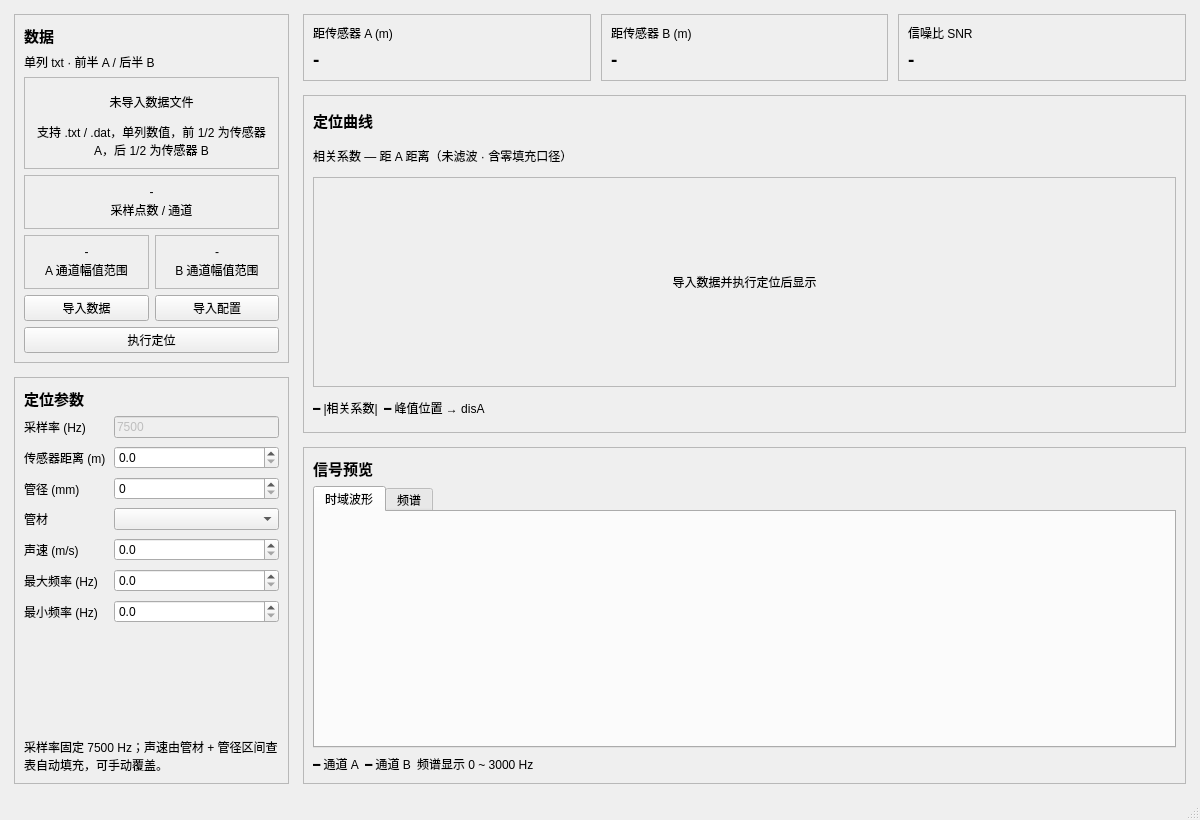
<?xml version="1.0" encoding="UTF-8"?>
<ui version="4.0">
 <class>MainWindow</class>
 <widget class="QMainWindow" name="MainWindow">
  <property name="geometry">
   <rect>
    <x>0</x>
    <y>0</y>
    <width>1200</width>
    <height>820</height>
   </rect>
  </property>
  <property name="minimumSize">
   <size>
    <width>1024</width>
    <height>700</height>
   </size>
  </property>
  <property name="windowTitle">
   <string>LeakAnalysis · 漏水相关定位系统</string>
  </property>
  <widget class="QWidget" name="centralWidget">
   <layout class="QVBoxLayout" name="rootLayout">
    <property name="spacing">
     <number>0</number>
    </property>
    <property name="leftMargin">
     <number>0</number>
    </property>
    <property name="topMargin">
     <number>0</number>
    </property>
    <property name="rightMargin">
     <number>0</number>
    </property>
    <property name="bottomMargin">
     <number>0</number>
    </property>
    <item>
     <layout class="QHBoxLayout" name="contentLayout">
      <property name="spacing">
       <number>14</number>
      </property>
      <property name="leftMargin">
       <number>14</number>
      </property>
      <property name="topMargin">
       <number>14</number>
      </property>
      <property name="rightMargin">
       <number>14</number>
      </property>
      <property name="bottomMargin">
       <number>14</number>
      </property>
      <item>
       <layout class="QVBoxLayout" name="leftColumnLayout" stretch="0,1">
        <property name="spacing">
         <number>14</number>
        </property>
        <property name="sizeConstraint">
         <enum>QLayout::SizeConstraint::SetMinimumSize</enum>
        </property>
        <item>
         <widget class="QFrame" name="dataCard">
          <property name="maximumSize">
           <size>
            <width>275</width>
            <height>16777215</height>
           </size>
          </property>
          <property name="frameShape">
           <enum>QFrame::Shape::StyledPanel</enum>
          </property>
          <property name="frameShadow">
           <enum>QFrame::Shadow::Raised</enum>
          </property>
          <layout class="QVBoxLayout" name="dataCardLayout">
           <item>
            <widget class="QLabel" name="dataTitle">
             <property name="font">
              <font>
               <pointsize>11</pointsize>
               <bold>true</bold>
              </font>
             </property>
             <property name="text">
              <string>数据</string>
             </property>
            </widget>
           </item>
           <item>
            <widget class="QLabel" name="dataSubtitle">
             <property name="text">
              <string>单列 txt · 前半 A / 后半 B</string>
             </property>
             <property name="wordWrap">
              <bool>true</bool>
             </property>
            </widget>
           </item>
           <item>
            <widget class="QFrame" name="fileBox">
             <property name="minimumSize">
              <size>
               <width>0</width>
               <height>92</height>
              </size>
             </property>
             <property name="frameShape">
              <enum>QFrame::Shape::StyledPanel</enum>
             </property>
             <property name="frameShadow">
              <enum>QFrame::Shadow::Sunken</enum>
             </property>
             <layout class="QVBoxLayout" name="fileBoxLayout">
              <item>
               <widget class="QLabel" name="fileNameLabel">
                <property name="text">
                 <string>未导入数据文件</string>
                </property>
                <property name="alignment">
                 <set>Qt::AlignmentFlag::AlignCenter</set>
                </property>
                <property name="wordWrap">
                 <bool>true</bool>
                </property>
               </widget>
              </item>
              <item>
               <widget class="QLabel" name="fileHintLabel">
                <property name="text">
                 <string>支持 .txt / .dat，单列数值，前 1/2 为传感器 A，后 1/2 为传感器 B</string>
                </property>
                <property name="alignment">
                 <set>Qt::AlignmentFlag::AlignCenter</set>
                </property>
                <property name="wordWrap">
                 <bool>true</bool>
                </property>
               </widget>
              </item>
             </layout>
            </widget>
           </item>
           <item>
            <layout class="QGridLayout" name="statsGrid">
             <property name="spacing">
              <number>6</number>
             </property>
             <item row="1" column="0">
              <widget class="QFrame" name="statAmpA">
               <property name="frameShape">
                <enum>QFrame::Shape::StyledPanel</enum>
               </property>
               <layout class="QVBoxLayout" name="statAmpALayout">
                <property name="spacing">
                 <number>2</number>
                </property>
                <item>
                 <widget class="QLabel" name="stAamp">
                  <property name="text">
                   <string>-</string>
                  </property>
                  <property name="alignment">
                   <set>Qt::AlignmentFlag::AlignCenter</set>
                  </property>
                  <property name="wordWrap">
                   <bool>true</bool>
                  </property>
                 </widget>
                </item>
                <item>
                 <widget class="QLabel" name="stAampCaption">
                  <property name="text">
                   <string>A 通道幅值范围</string>
                  </property>
                  <property name="alignment">
                   <set>Qt::AlignmentFlag::AlignCenter</set>
                  </property>
                  <property name="wordWrap">
                   <bool>true</bool>
                  </property>
                 </widget>
                </item>
               </layout>
              </widget>
             </item>
             <item row="1" column="1">
              <widget class="QFrame" name="statAmpB">
               <property name="frameShape">
                <enum>QFrame::Shape::StyledPanel</enum>
               </property>
               <layout class="QVBoxLayout" name="statAmpBLayout">
                <property name="spacing">
                 <number>2</number>
                </property>
                <item>
                 <widget class="QLabel" name="stBamp">
                  <property name="text">
                   <string>-</string>
                  </property>
                  <property name="alignment">
                   <set>Qt::AlignmentFlag::AlignCenter</set>
                  </property>
                  <property name="wordWrap">
                   <bool>true</bool>
                  </property>
                 </widget>
                </item>
                <item>
                 <widget class="QLabel" name="stBampCaption">
                  <property name="text">
                   <string>B 通道幅值范围</string>
                  </property>
                  <property name="alignment">
                   <set>Qt::AlignmentFlag::AlignCenter</set>
                  </property>
                  <property name="wordWrap">
                   <bool>true</bool>
                  </property>
                 </widget>
                </item>
               </layout>
              </widget>
             </item>
             <item row="0" column="0" colspan="2">
              <widget class="QFrame" name="statLength">
               <property name="frameShape">
                <enum>QFrame::Shape::StyledPanel</enum>
               </property>
               <layout class="QVBoxLayout" name="statLengthLayout">
                <property name="spacing">
                 <number>2</number>
                </property>
                <item>
                 <widget class="QLabel" name="stLen">
                  <property name="text">
                   <string>-</string>
                  </property>
                  <property name="alignment">
                   <set>Qt::AlignmentFlag::AlignCenter</set>
                  </property>
                 </widget>
                </item>
                <item>
                 <widget class="QLabel" name="stLenCaption">
                  <property name="text">
                   <string>采样点数 / 通道</string>
                  </property>
                  <property name="alignment">
                   <set>Qt::AlignmentFlag::AlignCenter</set>
                  </property>
                  <property name="wordWrap">
                   <bool>true</bool>
                  </property>
                 </widget>
                </item>
               </layout>
              </widget>
             </item>
            </layout>
           </item>
           <item>
            <layout class="QGridLayout" name="cardActionsGrid">
             <property name="spacing">
              <number>6</number>
             </property>
             <item row="0" column="0">
              <widget class="QPushButton" name="btnImportData">
               <property name="text">
                <string>导入数据</string>
               </property>
              </widget>
             </item>
             <item row="0" column="1">
              <widget class="QPushButton" name="btnImportCfg">
               <property name="text">
                <string>导入配置</string>
               </property>
              </widget>
             </item>
             <item row="1" column="0" colspan="2">
              <widget class="QPushButton" name="btnRun">
               <property name="text">
                <string>执行定位</string>
               </property>
              </widget>
             </item>
            </layout>
           </item>
          </layout>
         </widget>
        </item>
        <item>
         <widget class="QFrame" name="parameterCard">
          <property name="maximumSize">
           <size>
            <width>275</width>
            <height>16777215</height>
           </size>
          </property>
          <property name="frameShape">
           <enum>QFrame::Shape::StyledPanel</enum>
          </property>
          <property name="frameShadow">
           <enum>QFrame::Shadow::Raised</enum>
          </property>
          <layout class="QVBoxLayout" name="parameterCardLayout">
           <item>
            <widget class="QLabel" name="parameterTitle">
             <property name="font">
              <font>
               <pointsize>11</pointsize>
               <bold>true</bold>
              </font>
             </property>
             <property name="text">
              <string>定位参数</string>
             </property>
            </widget>
           </item>
           <item>
            <layout class="QFormLayout" name="parameterForm">
             <property name="fieldGrowthPolicy">
              <enum>QFormLayout::FieldGrowthPolicy::AllNonFixedFieldsGrow</enum>
             </property>
             <property name="labelAlignment">
              <set>Qt::AlignmentFlag::AlignLeading|Qt::AlignmentFlag::AlignLeft|Qt::AlignmentFlag::AlignVCenter</set>
             </property>
             <property name="horizontalSpacing">
              <number>8</number>
             </property>
             <property name="verticalSpacing">
              <number>8</number>
             </property>
             <item row="0" column="0">
              <widget class="QLabel" name="sampleRateLabel">
               <property name="text">
                <string>采样率 (Hz)</string>
               </property>
              </widget>
             </item>
             <item row="0" column="1">
              <widget class="QLineEdit" name="cfgSampleRate">
               <property name="enabled">
                <bool>false</bool>
               </property>
               <property name="text">
                <string>7500</string>
               </property>
              </widget>
             </item>
             <item row="1" column="0">
              <widget class="QLabel" name="distanceLabel">
               <property name="text">
                <string>传感器距离 (m)</string>
               </property>
              </widget>
             </item>
             <item row="1" column="1">
              <widget class="QDoubleSpinBox" name="cfgDis">
               <property name="decimals">
                <number>1</number>
               </property>
               <property name="maximum">
                <double>100000.000000000000000</double>
               </property>
              </widget>
             </item>
             <item row="3" column="0">
              <widget class="QLabel" name="materialLabel">
               <property name="text">
                <string>管材</string>
               </property>
              </widget>
             </item>
             <item row="3" column="1">
              <widget class="QComboBox" name="cfgMaterial">
               <property name="currentIndex">
                <number>-1</number>
               </property>
              </widget>
             </item>
             <item row="2" column="0">
              <widget class="QLabel" name="diameterLabel">
               <property name="text">
                <string>管径 (mm)</string>
               </property>
              </widget>
             </item>
             <item row="2" column="1">
              <widget class="QSpinBox" name="cfgDiam">
               <property name="maximum">
                <number>100000</number>
               </property>
              </widget>
             </item>
             <item row="4" column="0">
              <widget class="QLabel" name="velocityLabel">
               <property name="text">
                <string>声速 (m/s)</string>
               </property>
              </widget>
             </item>
             <item row="4" column="1">
              <widget class="QDoubleSpinBox" name="cfgVelo">
               <property name="decimals">
                <number>1</number>
               </property>
               <property name="maximum">
                <double>100000.000000000000000</double>
               </property>
              </widget>
             </item>
             <item row="5" column="0">
              <widget class="QLabel" name="freqMaxLabel">
               <property name="text">
                <string>最大频率 (Hz)</string>
               </property>
              </widget>
             </item>
             <item row="5" column="1">
              <widget class="QDoubleSpinBox" name="cfgFreqMax">
               <property name="decimals">
                <number>1</number>
               </property>
               <property name="maximum">
                <double>1000000.000000000000000</double>
               </property>
              </widget>
             </item>
             <item row="6" column="0">
              <widget class="QLabel" name="freqMinLabel">
               <property name="text">
                <string>最小频率 (Hz)</string>
               </property>
              </widget>
             </item>
             <item row="6" column="1">
              <widget class="QDoubleSpinBox" name="cfgFreqMin">
               <property name="decimals">
                <number>1</number>
               </property>
               <property name="maximum">
                <double>1000000.000000000000000</double>
               </property>
              </widget>
             </item>
            </layout>
           </item>
           <item>
            <spacer name="parameterSpacer">
             <property name="orientation">
              <enum>Qt::Orientation::Vertical</enum>
             </property>
             <property name="sizeHint" stdset="0">
              <size>
               <width>20</width>
               <height>20</height>
              </size>
             </property>
            </spacer>
           </item>
           <item>
            <widget class="QLabel" name="parameterHint">
             <property name="text">
              <string>采样率固定 7500 Hz；声速由管材 + 管径区间查表自动填充，可手动覆盖。</string>
             </property>
             <property name="wordWrap">
              <bool>true</bool>
             </property>
            </widget>
           </item>
          </layout>
         </widget>
        </item>
       </layout>
      </item>
      <item>
       <widget class="QWidget" name="rightColumn" native="true">
        <property name="sizePolicy">
         <sizepolicy hsizetype="Expanding" vsizetype="Preferred">
          <horstretch>1</horstretch>
          <verstretch>0</verstretch>
         </sizepolicy>
        </property>
        <layout class="QVBoxLayout" name="rightColumnLayout" stretch="0,1,1">
         <property name="spacing">
          <number>14</number>
         </property>
         <property name="leftMargin">
          <number>0</number>
         </property>
         <property name="topMargin">
          <number>0</number>
         </property>
         <property name="rightMargin">
          <number>0</number>
         </property>
         <property name="bottomMargin">
          <number>0</number>
         </property>
         <item>
          <layout class="QGridLayout" name="metricsLayout">
           <property name="spacing">
            <number>10</number>
           </property>
           <item row="0" column="1">
            <widget class="QFrame" name="metricDisB">
             <property name="frameShape">
              <enum>QFrame::Shape::StyledPanel</enum>
             </property>
             <layout class="QVBoxLayout" name="metricDisBLayout">
              <item>
               <widget class="QLabel" name="metricDisBLabel">
                <property name="text">
                 <string>距传感器 B (m)</string>
                </property>
               </widget>
              </item>
              <item>
               <widget class="QLabel" name="mDisB">
                <property name="font">
                 <font>
                  <pointsize>14</pointsize>
                  <bold>true</bold>
                 </font>
                </property>
                <property name="text">
                 <string>-</string>
                </property>
               </widget>
              </item>
             </layout>
            </widget>
           </item>
           <item row="0" column="2">
            <widget class="QFrame" name="metricSnr">
             <property name="frameShape">
              <enum>QFrame::Shape::StyledPanel</enum>
             </property>
             <layout class="QVBoxLayout" name="metricSnrLayout">
              <item>
               <widget class="QLabel" name="metricSnrLabel">
                <property name="text">
                 <string>信噪比 SNR</string>
                </property>
               </widget>
              </item>
              <item>
               <widget class="QLabel" name="mSnr">
                <property name="font">
                 <font>
                  <pointsize>14</pointsize>
                  <bold>true</bold>
                 </font>
                </property>
                <property name="text">
                 <string>-</string>
                </property>
               </widget>
              </item>
             </layout>
            </widget>
           </item>
           <item row="0" column="0">
            <widget class="QFrame" name="metricDisA">
             <property name="frameShape">
              <enum>QFrame::Shape::StyledPanel</enum>
             </property>
             <layout class="QVBoxLayout" name="metricDisALayout">
              <item>
               <widget class="QLabel" name="metricDisALabel">
                <property name="text">
                 <string>距传感器 A (m)</string>
                </property>
               </widget>
              </item>
              <item>
               <widget class="QLabel" name="mDisA">
                <property name="font">
                 <font>
                  <pointsize>14</pointsize>
                  <bold>true</bold>
                 </font>
                </property>
                <property name="text">
                 <string>-</string>
                </property>
               </widget>
              </item>
             </layout>
            </widget>
           </item>
          </layout>
         </item>
         <item>
          <widget class="QFrame" name="correlationCard">
           <property name="minimumSize">
            <size>
             <width>0</width>
             <height>280</height>
            </size>
           </property>
           <property name="frameShape">
            <enum>QFrame::Shape::StyledPanel</enum>
           </property>
           <property name="frameShadow">
            <enum>QFrame::Shadow::Raised</enum>
           </property>
           <layout class="QVBoxLayout" name="correlationCardLayout">
            <item>
             <widget class="QLabel" name="correlationTitle">
              <property name="font">
               <font>
                <pointsize>11</pointsize>
                <bold>true</bold>
               </font>
              </property>
              <property name="text">
               <string>定位曲线</string>
              </property>
             </widget>
            </item>
            <item>
             <widget class="QLabel" name="correlationSubtitle">
              <property name="text">
               <string>相关系数 — 距 A 距离（未滤波 · 含零填充口径）</string>
              </property>
             </widget>
            </item>
            <item>
             <widget class="QFrame" name="corrPlot">
              <property name="minimumSize">
               <size>
                <width>0</width>
                <height>210</height>
               </size>
              </property>
              <property name="frameShape">
               <enum>QFrame::Shape::StyledPanel</enum>
              </property>
              <property name="frameShadow">
               <enum>QFrame::Shadow::Sunken</enum>
              </property>
              <layout class="QVBoxLayout" name="corrPlotLayout">
               <item>
                <widget class="QLabel" name="corrEmpty">
                 <property name="text">
                  <string>导入数据并执行定位后显示</string>
                 </property>
                 <property name="alignment">
                  <set>Qt::AlignmentFlag::AlignCenter</set>
                 </property>
                </widget>
               </item>
              </layout>
             </widget>
            </item>
            <item>
             <layout class="QHBoxLayout" name="correlationLegend">
              <item>
               <widget class="QLabel" name="corrLegendCoefficient">
                <property name="text">
                 <string>━ |相关系数|</string>
                </property>
               </widget>
              </item>
              <item>
               <widget class="QLabel" name="corrLegendPeak">
                <property name="text">
                 <string>━ 峰值位置 → disA</string>
                </property>
               </widget>
              </item>
              <item>
               <spacer name="correlationLegendSpacer">
                <property name="orientation">
                 <enum>Qt::Orientation::Horizontal</enum>
                </property>
                <property name="sizeHint" stdset="0">
                 <size>
                  <width>40</width>
                  <height>20</height>
                 </size>
                </property>
               </spacer>
              </item>
             </layout>
            </item>
           </layout>
          </widget>
         </item>
         <item>
          <widget class="QFrame" name="signalCard">
           <property name="minimumSize">
            <size>
             <width>0</width>
             <height>250</height>
            </size>
           </property>
           <property name="frameShape">
            <enum>QFrame::Shape::StyledPanel</enum>
           </property>
           <property name="frameShadow">
            <enum>QFrame::Shadow::Raised</enum>
           </property>
           <layout class="QVBoxLayout" name="signalCardLayout">
            <item>
             <layout class="QHBoxLayout" name="signalTitleLayout">
              <item>
               <widget class="QLabel" name="signalTitle">
                <property name="font">
                 <font>
                  <pointsize>11</pointsize>
                  <bold>true</bold>
                 </font>
                </property>
                <property name="text">
                 <string>信号预览</string>
                </property>
               </widget>
              </item>
              <item>
               <widget class="QLabel" name="sigDur">
                <property name="text">
                 <string/>
                </property>
               </widget>
              </item>
              <item>
               <spacer name="signalTitleSpacer">
                <property name="orientation">
                 <enum>Qt::Orientation::Horizontal</enum>
                </property>
                <property name="sizeHint" stdset="0">
                 <size>
                  <width>40</width>
                  <height>20</height>
                 </size>
                </property>
               </spacer>
              </item>
             </layout>
            </item>
            <item>
             <widget class="QTabWidget" name="signalTabs">
              <property name="currentIndex">
               <number>0</number>
              </property>
              <widget class="QWidget" name="waveTab">
               <attribute name="title">
                <string>时域波形</string>
               </attribute>
               <layout class="QVBoxLayout" name="waveTabLayout">
                <item>
                 <widget class="QFrame" name="waveBoxA">
                  <property name="minimumSize">
                   <size>
                    <width>0</width>
                    <height>110</height>
                   </size>
                  </property>
                  <property name="frameShape">
                   <enum>QFrame::Shape::NoFrame</enum>
                  </property>
                  <layout class="QVBoxLayout" name="waveBoxALayout">
                   <property name="leftMargin">
                    <number>0</number>
                   </property>
                   <property name="topMargin">
                    <number>0</number>
                   </property>
                   <property name="rightMargin">
                    <number>0</number>
                   </property>
                   <property name="bottomMargin">
                    <number>0</number>
                   </property>
                  </layout>
                 </widget>
                </item>
                <item>
                 <widget class="QFrame" name="waveBoxB">
                  <property name="minimumSize">
                   <size>
                    <width>0</width>
                    <height>110</height>
                   </size>
                  </property>
                  <property name="frameShape">
                   <enum>QFrame::Shape::NoFrame</enum>
                  </property>
                  <layout class="QVBoxLayout" name="waveBoxBLayout">
                   <property name="leftMargin">
                    <number>0</number>
                   </property>
                   <property name="topMargin">
                    <number>0</number>
                   </property>
                   <property name="rightMargin">
                    <number>0</number>
                   </property>
                   <property name="bottomMargin">
                    <number>0</number>
                   </property>
                  </layout>
                 </widget>
                </item>
               </layout>
              </widget>
              <widget class="QWidget" name="spectrumTab">
               <attribute name="title">
                <string>频谱</string>
               </attribute>
               <layout class="QVBoxLayout" name="spectrumTabLayout">
                <item>
                 <widget class="QFrame" name="specBox">
                  <property name="frameShape">
                   <enum>QFrame::Shape::NoFrame</enum>
                  </property>
                  <layout class="QVBoxLayout" name="specBoxLayout">
                   <property name="leftMargin">
                    <number>0</number>
                   </property>
                   <property name="topMargin">
                    <number>0</number>
                   </property>
                   <property name="rightMargin">
                    <number>0</number>
                   </property>
                   <property name="bottomMargin">
                    <number>0</number>
                   </property>
                  </layout>
                 </widget>
                </item>
               </layout>
              </widget>
             </widget>
            </item>
            <item>
             <layout class="QHBoxLayout" name="signalLegend">
              <item>
               <widget class="QLabel" name="signalLegendA">
                <property name="text">
                 <string>━ 通道 A</string>
                </property>
               </widget>
              </item>
              <item>
               <widget class="QLabel" name="signalLegendB">
                <property name="text">
                 <string>━ 通道 B</string>
                </property>
               </widget>
              </item>
              <item>
               <widget class="QLabel" name="signalLegendRange">
                <property name="text">
                 <string>频谱显示 0 ~ 3000 Hz</string>
                </property>
               </widget>
              </item>
              <item>
               <spacer name="signalLegendSpacer">
                <property name="orientation">
                 <enum>Qt::Orientation::Horizontal</enum>
                </property>
                <property name="sizeHint" stdset="0">
                 <size>
                  <width>40</width>
                  <height>20</height>
                 </size>
                </property>
               </spacer>
              </item>
             </layout>
            </item>
           </layout>
          </widget>
         </item>
        </layout>
       </widget>
      </item>
     </layout>
    </item>
   </layout>
  </widget>
  <widget class="QStatusBar" name="statusbar"/>
 </widget>
 <resources/>
 <connections/>
</ui>
